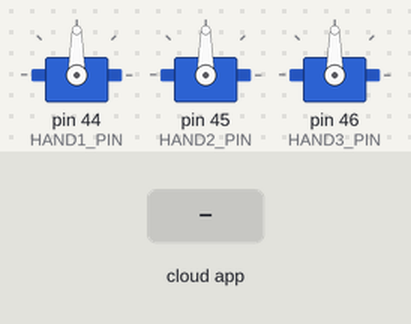
The sketch below on a simulated Arduino Mega 2560, built with avr-gcc and run on an emulated ATmega2560. On the bench: 3 × servo. The test bench sets the inputs (shaded band).

Above: at 2.2 s.
2.3 s: the phone or cloud app sets servo_magnit to 0
At 3.3 s:
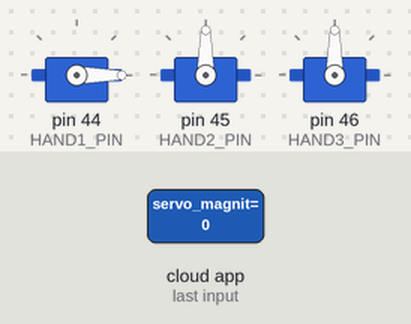
3.8 s: the phone or cloud app sets servo_up_down_small to 0
At 5.0 s:
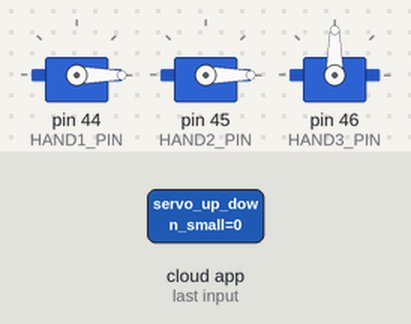
5.3 s: the phone or cloud app sets servo_up_down to 0
At 6.5 s:
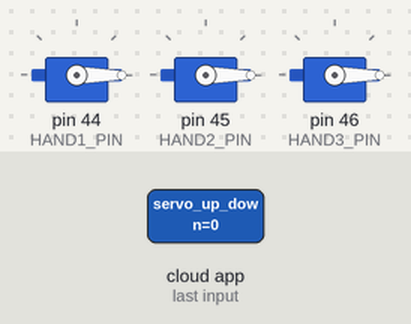
6.8 s: the phone or cloud app sets servo_magnit to 45
At 7.3 s:
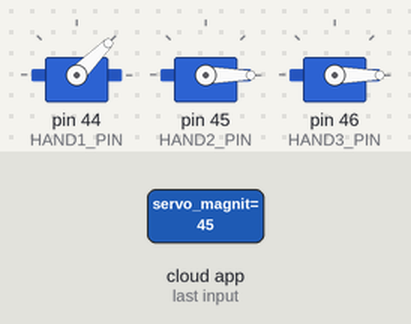
8.3 s: the phone or cloud app sets servo_up_down_small to 45
At 9.0 s:
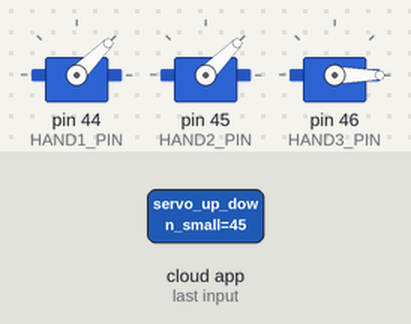
9.8 s: the phone or cloud app sets servo_up_down to 45
At 10.7 s:
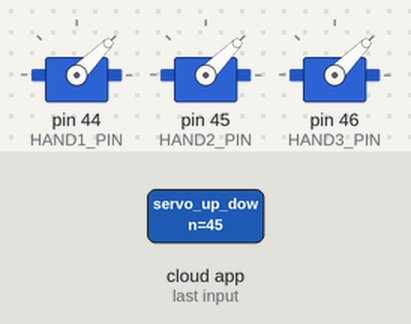
Timing chart, 0 to 12.3 s (numbered marks = the images above; inputs shaded):
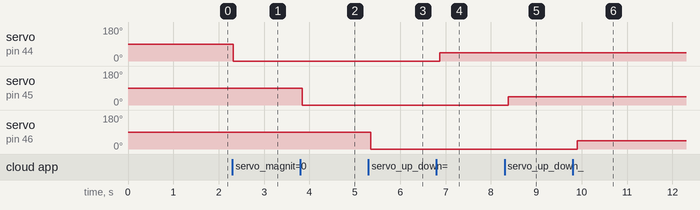

Measured:
- after the input at 2.3 s, servo on pin 44 (HAND1_PIN): 90° → 0° at once
- after the input at 3.8 s, servo on pin 45 (HAND2_PIN): 90° → 0° at once
- after the input at 5.3 s, servo on pin 46 (HAND3_PIN): 90° → 0° after 0.05 s
- after the input at 6.8 s, servo on pin 44 (HAND1_PIN): 0° → 45° after 0.07 s
- after the input at 8.3 s, servo on pin 45 (HAND2_PIN): 0° → 45° after 0.08 s
- after the input at 9.8 s, servo on pin 46 (HAND3_PIN): 0° → 45° after 0.10 s

The sketch:

servo.ino
```cpp
#include <ros.h>


#include <std_msgs/String.h>
#include <std_msgs/Bool.h>
#include <std_msgs/UInt16.h>
#include <Servo.h>


ros::NodeHandle nh;

Servo Servo1; //
Servo Servo2; //
Servo Servo3; //


#define HAND1_PIN 44 //// vrode vse znach
#define HAND2_PIN 45 //// min 40 (niznya polozh) max 180 (vse good) small hueta
#define HAND3_PIN 46 //// up down min 55(verhnya gran') max 130 (nizhnya gran') bolshaya balka

int angle1 = 90;
int angle2 = 90;
int angle3 = 90;


int Servo1max = 180;  // максимальный угол серво1 это нижняя серва в рабочку край
int Servo1min = 0;   // минимальный угол серво1

int Servo2max = 180;  // максимальный угол серво1 это нижняя серва в рабочку край
int Servo2min = 0;   // минимальный угол серво1

int Servo3max = 180;  // максимальный угол серво1 это нижняя серва в рабочку край
int Servo3min = 0;   // минимальный угол серво1


int ServoTic = 3;


void Servo_cb_1( const std_msgs::UInt16& cmd_msg) {
  Servo1.write(cmd_msg.data); //set servo angle, should be from 0-180
}


void Servo_cb_2( const std_msgs::UInt16& cmd_msg) {
  Servo2.write(cmd_msg.data); //set servo angle, should be from 0-180
}


void Servo_cb_3( const std_msgs::UInt16& cmd_msg) {
  Servo3.write(cmd_msg.data); //set servo angle, should be from 0-180
}

void magnit_cb( const std_msgs::UInt16& cmd_msg) {
  digitalWrite(5, cmd_msg.data); //set servo angle, should be from 0-180
}


ros::Subscriber<std_msgs::UInt16> sub1("servo_magnit", Servo_cb_1);
ros::Subscriber<std_msgs::UInt16> sub2("servo_up_down_small", Servo_cb_2);
ros::Subscriber<std_msgs::UInt16> sub3("servo_up_down", Servo_cb_3);
ros::Subscriber<std_msgs::UInt16> sub4("magnit", magnit_cb);


void setup() {

  nh.subscribe(sub1);
  nh.subscribe(sub2);
  nh.subscribe(sub3);
  nh.subscribe(sub4);

  Servo1.attach(HAND1_PIN);
  Servo2.attach(HAND2_PIN);
  Servo3.attach(HAND3_PIN);// menshiy ugol idet v verh

  Servo1.write(90);
  Servo2.write(90);
  Servo3.write(90);// menshiy ugol idet v verh

  delay(1000);

}

void loop() {
  nh.spinOnce();
  delay(100);

}
```
